Frame 1 (no input): blank canvas, image omitted
Frame 60 (the mouse pressed at the canvas centre just before this capture): blank canvas, image omitted
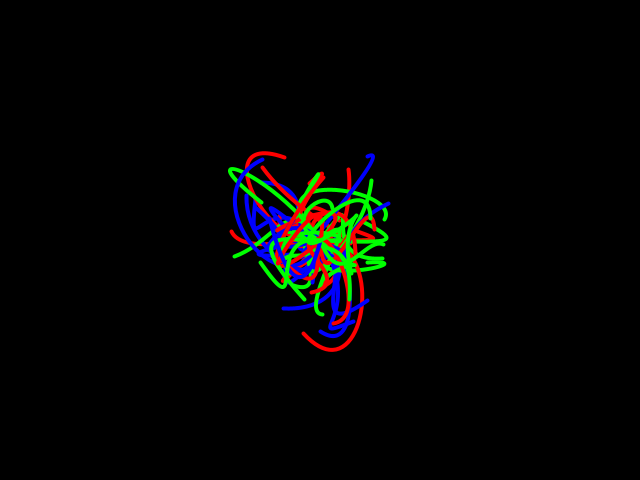
Frame 120 (the mouse held since frame 60 and released just before this capture)

The Processing sketch whose frames 1 and 60 were blank and that drew this single picture after the mouse press (run headless with seeded random() and noise(); from frame 60 on, the mouse is pressed at the canvas centre):

// Processing sketch: CurvyRandomLinesOnCircle
// ── CurvyRandomLinesOnCircle.pde

float maxLength=100;
float minLength=20;
float curvy = 80;


void setup()
{
  size(640, 480);
  background(0);
  noFill();
}


void draw()
{
  smooth();
  strokeWeight(4);
  
  float colorChance = random(0,1);
  
  
  if (colorChance < 0.33)
  {
    stroke( 255,0,0 );
  }
  else if (colorChance < 0.66)
  {
    stroke( 0,0,255 );
  }
  else if (colorChance < 1)
  {
    stroke( 0,255,0 );
  }
  

  if (mousePressed)
  {
    float angle = random(0, TWO_PI);
    float r = random(minLength, maxLength);

    float x = mouseX + r*cos(angle);
    float y = mouseY + r*sin(angle);

    //line(mouseX, mouseY, x, y);
    bezier(mouseX, mouseY, mouseX+random(-curvy,curvy), mouseY+random(-curvy,curvy),
      x+random(-curvy,curvy), y+random(-curvy,curvy), x, y);
  }
}
